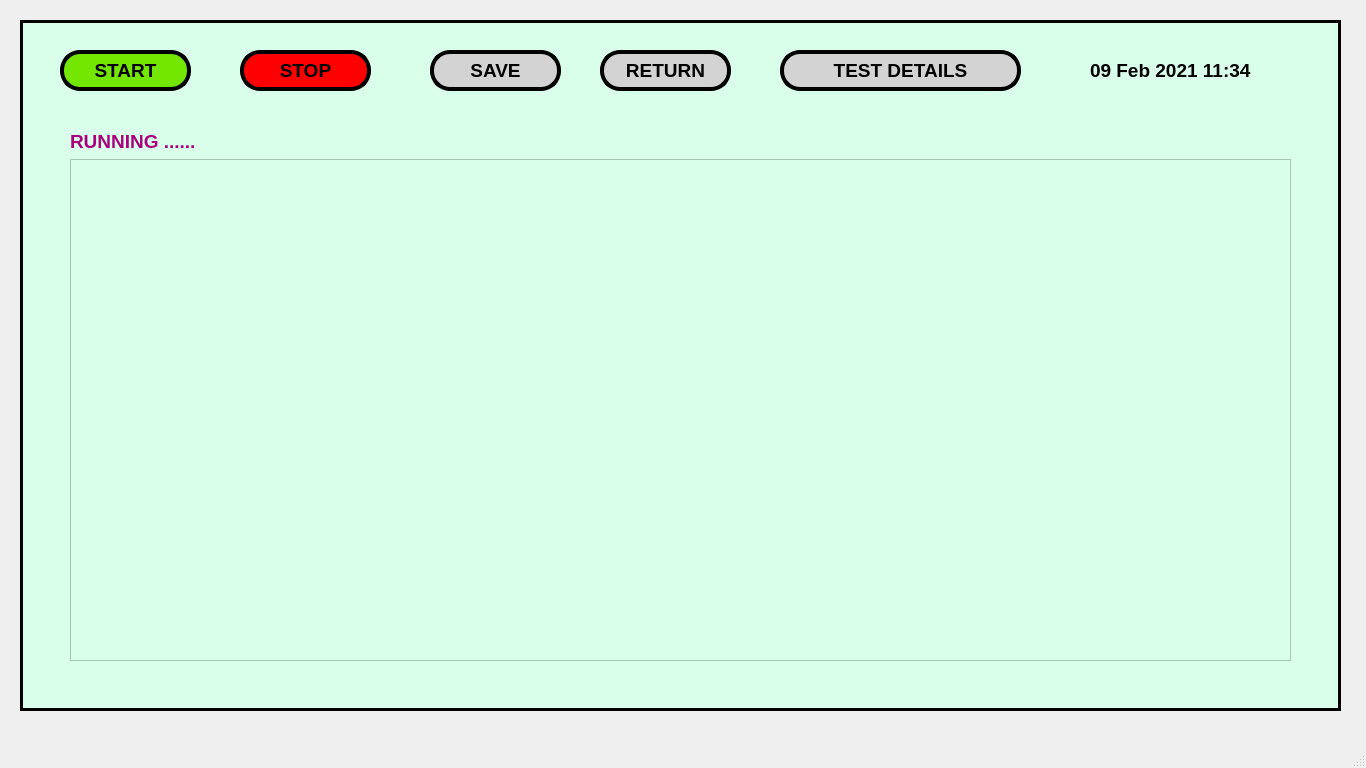
<?xml version="1.0" encoding="UTF-8"?>
<ui version="4.0">
 <class>MainWindow</class>
 <widget class="QMainWindow" name="MainWindow">
  <property name="geometry">
   <rect>
    <x>0</x>
    <y>0</y>
    <width>1366</width>
    <height>768</height>
   </rect>
  </property>
  <property name="windowTitle">
   <string>MainWindow</string>
  </property>
  <widget class="QWidget" name="centralwidget">
   <widget class="QFrame" name="frame">
    <property name="geometry">
     <rect>
      <x>20</x>
      <y>20</y>
      <width>1321</width>
      <height>691</height>
     </rect>
    </property>
    <property name="styleSheet">
     <string notr="true">background-color: rgb(217, 255, 235);</string>
    </property>
    <property name="frameShape">
     <enum>QFrame::Box</enum>
    </property>
    <property name="frameShadow">
     <enum>QFrame::Plain</enum>
    </property>
    <property name="lineWidth">
     <number>3</number>
    </property>
    <widget class="QPushButton" name="pushButton_2">
     <property name="geometry">
      <rect>
       <x>220</x>
       <y>30</y>
       <width>131</width>
       <height>41</height>
      </rect>
     </property>
     <property name="font">
      <font>
       <family>Arial</family>
       <pointsize>14</pointsize>
       <weight>75</weight>
       <bold>true</bold>
      </font>
     </property>
     <property name="styleSheet">
      <string notr="true">background-color: rgb(255, 0, 0);
border-radius:20px;
border-color: rgb(0, 0, 0);
border-style:outset;
border-width:4px;</string>
     </property>
     <property name="text">
      <string>STOP</string>
     </property>
    </widget>
    <widget class="QPushButton" name="pushButton_3">
     <property name="geometry">
      <rect>
       <x>410</x>
       <y>30</y>
       <width>131</width>
       <height>41</height>
      </rect>
     </property>
     <property name="font">
      <font>
       <family>Arial</family>
       <pointsize>14</pointsize>
       <weight>75</weight>
       <bold>true</bold>
      </font>
     </property>
     <property name="styleSheet">
      <string notr="true">background-color: rgb(211, 211, 211);
border-radius:20px;
border-color: rgb(0, 0, 0);
border-style:outset;
border-width:4px;</string>
     </property>
     <property name="text">
      <string>SAVE</string>
     </property>
    </widget>
    <widget class="QLabel" name="label">
     <property name="geometry">
      <rect>
       <x>1070</x>
       <y>30</y>
       <width>211</width>
       <height>41</height>
      </rect>
     </property>
     <property name="font">
      <font>
       <family>Arial</family>
       <pointsize>14</pointsize>
       <weight>75</weight>
       <bold>true</bold>
      </font>
     </property>
     <property name="text">
      <string>09 Feb 2021 11:34</string>
     </property>
    </widget>
    <widget class="QPushButton" name="pushButton_6">
     <property name="geometry">
      <rect>
       <x>580</x>
       <y>30</y>
       <width>131</width>
       <height>41</height>
      </rect>
     </property>
     <property name="font">
      <font>
       <family>Arial</family>
       <pointsize>14</pointsize>
       <weight>75</weight>
       <bold>true</bold>
      </font>
     </property>
     <property name="styleSheet">
      <string notr="true">background-color: rgb(211, 211, 211);
border-radius:20px;
border-color: rgb(0, 0, 0);
border-style:outset;
border-width:4px;</string>
     </property>
     <property name="text">
      <string>RETURN</string>
     </property>
    </widget>
    <widget class="QPushButton" name="pushButton_4">
     <property name="geometry">
      <rect>
       <x>40</x>
       <y>30</y>
       <width>131</width>
       <height>41</height>
      </rect>
     </property>
     <property name="font">
      <font>
       <family>Arial</family>
       <pointsize>14</pointsize>
       <weight>75</weight>
       <bold>true</bold>
      </font>
     </property>
     <property name="styleSheet">
      <string notr="true">background-color: rgb(115, 231, 0);
border-radius:20px;
border-color: rgb(0, 0, 0);
border-style:outset;
border-width:4px;</string>
     </property>
     <property name="text">
      <string>START</string>
     </property>
    </widget>
    <widget class="QPushButton" name="pushButton_7">
     <property name="geometry">
      <rect>
       <x>760</x>
       <y>30</y>
       <width>241</width>
       <height>41</height>
      </rect>
     </property>
     <property name="font">
      <font>
       <family>Arial</family>
       <pointsize>14</pointsize>
       <weight>75</weight>
       <bold>true</bold>
      </font>
     </property>
     <property name="styleSheet">
      <string notr="true">background-color: rgb(211, 211, 211);
border-radius:20px;
border-color: rgb(0, 0, 0);
border-style:outset;
border-width:4px;</string>
     </property>
     <property name="text">
      <string>TEST DETAILS</string>
     </property>
    </widget>
    <widget class="QWidget" name="layoutWidget">
     <property name="geometry">
      <rect>
       <x>50</x>
       <y>110</y>
       <width>1221</width>
       <height>531</height>
      </rect>
     </property>
     <layout class="QGridLayout" name="gridLayout">
      <item row="0" column="0">
       <widget class="QLabel" name="label_2">
        <property name="font">
         <font>
          <family>Arial</family>
          <pointsize>14</pointsize>
          <weight>75</weight>
          <bold>true</bold>
         </font>
        </property>
        <property name="styleSheet">
         <string notr="true">color: rgb(170, 0, 127);</string>
        </property>
        <property name="text">
         <string>RUNNING ......</string>
        </property>
       </widget>
      </item>
      <item row="1" column="0">
       <widget class="QGraphicsView" name="graphicsView"/>
      </item>
     </layout>
    </widget>
   </widget>
  </widget>
  <widget class="QMenuBar" name="menubar">
   <property name="geometry">
    <rect>
     <x>0</x>
     <y>0</y>
     <width>1366</width>
     <height>21</height>
    </rect>
   </property>
  </widget>
  <widget class="QStatusBar" name="statusbar"/>
 </widget>
 <resources/>
 <connections/>
</ui>
